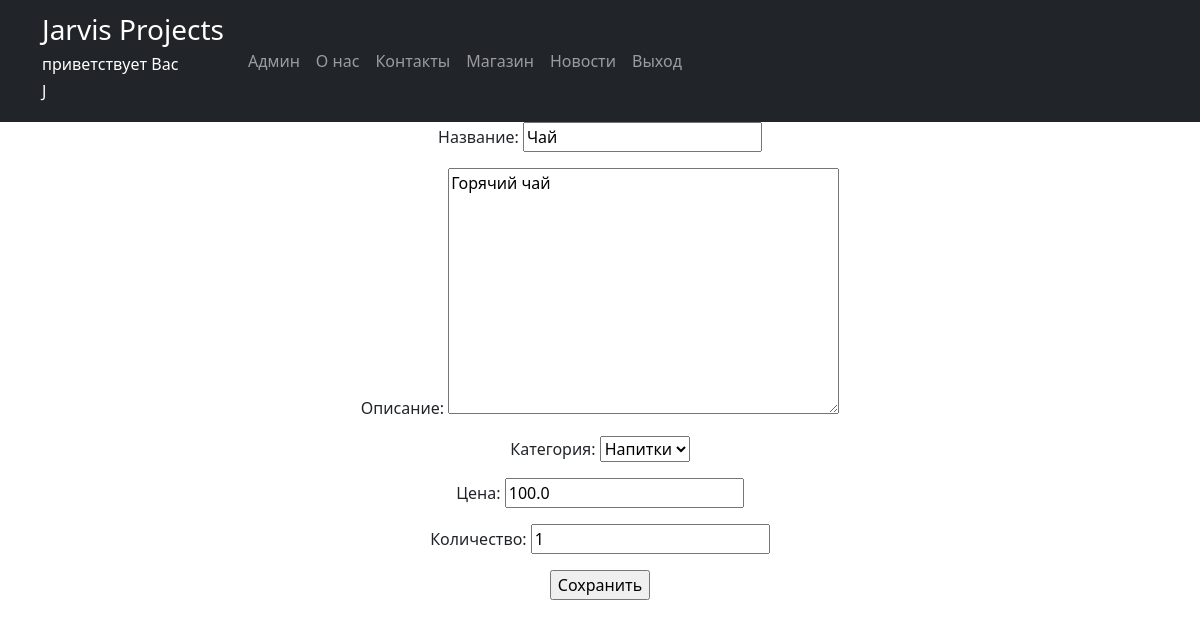
Screenshot of /store/products/1/update/ (signed in) with the database file from the repository.
### store/models.py (models this page shows, shortened)
class Product(models.Model):
    category = models.ForeignKey(to='Category', blank=True, null=True, on_delete=models.SET_NULL, related_name='products', verbose_name='Категория')
    name = models.CharField(max_length=50, unique=True, verbose_name='Название') # названия товаров не должны повторяться
    description = models.TextField(verbose_name='Описание')
    quantity = models.IntegerField(validators=[MinValueValidator(0)], verbose_name='Количество')
    price = models.FloatField(validators=[MinValueValidator(0.0)], verbose_name='Цена')
    class Meta:
        verbose_name = 'Товар'
        verbose_name_plural = 'Товар'
        ordering = ['-price']

class Category(models.Model):
    name = models.CharField(max_length=100, null=True, unique=True, verbose_name='Название')
    def __str__(self):
        return self.name
    class Meta:
        verbose_name = 'Категория'
        verbose_name_plural = 'Категории'
        ordering = ['name']

### store/views.py (the view)
# urls.py: path('products/<int:pk>/update/', ProductUpdate.as_view(), name = 'product_update'),
class ProductUpdate(PermissionRequiredMixin, UpdateView):
    permission_required = ('store.change_product')
    raise_exception = True
    form_class = ProductForm
    model = Product
    template_name = 'store/product_edit.html'

### store/forms.py (shortened to what this page needs)
class ProductForm(forms.ModelForm):
    class Meta:
        model = Product
        fields = [
            'name',
            'description',
            'category',
            'price',
            'quantity',
        ]

### store/templates/store/product_edit.html (shortened to what this page needs)
{% extends 'flatpages/default.html' %}
    {% block content %}
    <form action="" method="post">
         {{ form.as_p }}
         <input type="submit" value="Сохранить">
    </form>
    {% endblock content %}

### templates/flatpages/default.html (shortened to what this page needs)
<!DOCTYPE html>
<html lang="en">
    <head>
        {% load static %}
        <link href="{% static 'css/styles.css' %}" rel="stylesheet" />
    </head>
    <body>
        {% load cache %}
            {% cache 180 navigation %}
                <nav class="navbar navbar-expand-lg navbar-dark bg-dark static-top">
                    <div class="container">
                        <a class="navbar-brand" href="#"><h3>Jarvis Projects</h3>
                            <h6>приветствует Вас</h6>
                            <h6>{{ user.username }}</h6></a>
                        <div class="collapse navbar-collapse" id="navbarResponsive">
                            <ul class="navbar-nav ml-auto">
                                <li class="nav-item active">
                                    <a class="nav-link" href="/admin">Админ
                                    </a>
                                </li>
                                <li class="nav-item">
                                    <a class="nav-link" href="/">О нас</a>
                                </li>
                                <li class="nav-item">
                                    <a class="nav-link" href="/contacts/">Контакты</a>
                                </li>
                                <li class="nav-item">
                                    <a class="nav-link" href="/store/products/">Магазин</a>
                                </li>
                                <li class="nav-item">
                                    <a class="nav-link" href="/newsportal/posts/">Новости</a>
                                </li>
                                {% if user.is_authenticated %}
                                <li class="nav-item">
                                    <form method="post" action="{% url 'logout' %}">
                                        <button type="submit" class="nav-link" style="background-color: transparent; border: none; cursor: pointer;">Выход</button>
                                    </form>
                                </li>
                                {% endif %}
                            </ul>
                        </div>
                    </div>
                </nav>
            {% endcache %}
        <div class="container">
            <div class="row">
                <div class="col-lg-12 text-center">
                    {% block content %}{% endblock content %}
                </div>
            </div>
         </div>
    </body>
</html>

### rows the page displays
Product: name "Чай", description "Горячий чай", category "Напитки", price "100.0", quantity "1"

### other values shown
{{ user.username }} "J"
